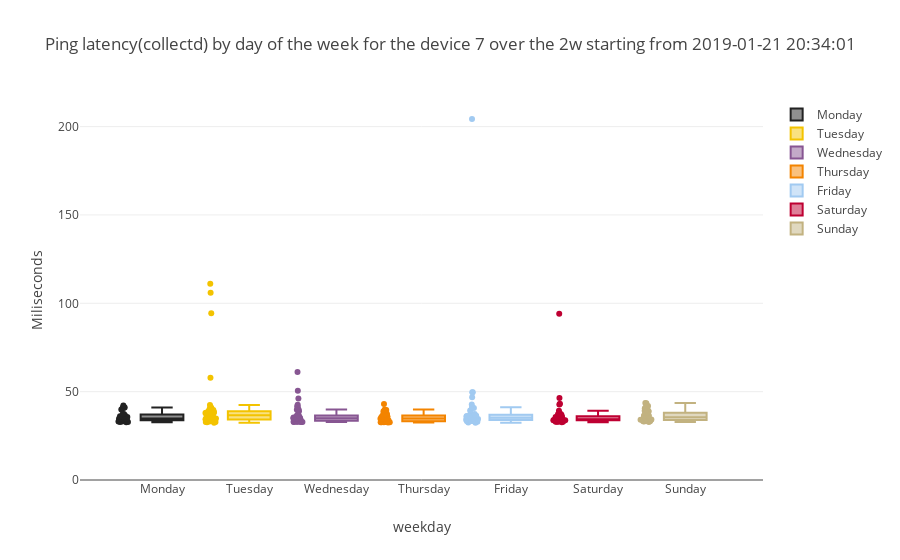

Write notebook code for a chart like this one.
### Code cell
device_number=7
subset=ping_hourly_dataframe[ping_hourly_dataframe["SK_PI"]==device_number]
simple_boxplot(dataframe=subset,plot_value='mean',sort_value='weekday',
               title="Ping latency(collectd) by day of the week for the device "+str(device_number)+" over the "+time_interval+" starting from "+starting_point,
               ytitle="Miliseconds",weekdays=True, jitter=True)
